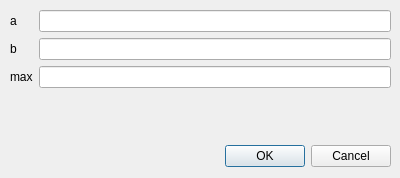
<?xml version="1.0" encoding="UTF-8"?>
<ui version="4.0">
 <class>FormGraySlicing</class>
 <widget class="QDialog" name="FormGraySlicing">
  <property name="geometry">
   <rect>
    <x>0</x>
    <y>0</y>
    <width>400</width>
    <height>178</height>
   </rect>
  </property>
  <property name="windowTitle">
   <string>Dialog</string>
  </property>
  <widget class="QDialogButtonBox" name="buttonBox">
   <property name="geometry">
    <rect>
     <x>50</x>
     <y>140</y>
     <width>341</width>
     <height>32</height>
    </rect>
   </property>
   <property name="orientation">
    <enum>Qt::Horizontal</enum>
   </property>
   <property name="standardButtons">
    <set>QDialogButtonBox::Cancel|QDialogButtonBox::Ok</set>
   </property>
  </widget>
  <widget class="QWidget" name="formLayoutWidget">
   <property name="geometry">
    <rect>
     <x>10</x>
     <y>10</y>
     <width>381</width>
     <height>121</height>
    </rect>
   </property>
   <layout class="QFormLayout" name="formLayout">
    <item row="0" column="0">
     <widget class="QLabel" name="label">
      <property name="text">
       <string>a</string>
      </property>
     </widget>
    </item>
    <item row="1" column="0">
     <widget class="QLabel" name="label_2">
      <property name="text">
       <string>b</string>
      </property>
     </widget>
    </item>
    <item row="2" column="0">
     <widget class="QLabel" name="label_3">
      <property name="text">
       <string>max</string>
      </property>
     </widget>
    </item>
    <item row="0" column="1">
     <widget class="QLineEdit" name="lineEdit"/>
    </item>
    <item row="1" column="1">
     <widget class="QLineEdit" name="lineEdit_2"/>
    </item>
    <item row="2" column="1">
     <widget class="QLineEdit" name="lineEdit_3"/>
    </item>
   </layout>
  </widget>
 </widget>
 <resources/>
 <connections>
  <connection>
   <sender>buttonBox</sender>
   <signal>accepted()</signal>
   <receiver>FormGraySlicing</receiver>
   <slot>accept()</slot>
   <hints>
    <hint type="sourcelabel">
     <x>248</x>
     <y>254</y>
    </hint>
    <hint type="destinationlabel">
     <x>157</x>
     <y>274</y>
    </hint>
   </hints>
  </connection>
  <connection>
   <sender>buttonBox</sender>
   <signal>rejected()</signal>
   <receiver>FormGraySlicing</receiver>
   <slot>reject()</slot>
   <hints>
    <hint type="sourcelabel">
     <x>316</x>
     <y>260</y>
    </hint>
    <hint type="destinationlabel">
     <x>286</x>
     <y>274</y>
    </hint>
   </hints>
  </connection>
 </connections>
</ui>
